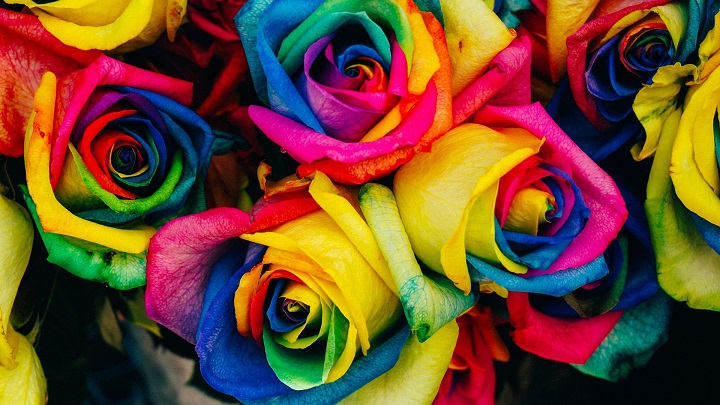
#> input picture images/image.jpeg, 720 x 405 px
$ jupyter execute IM_07_putting_logo_on_image.ipynb
#> lines starting #> are read from the running program, lines starting #| are printed output that depends on the picture; after the words box and inside, x2 and y2 are one past the last pixel; in counts of white or black regions, pixels touching at a corner belong together
[cell 1]
import cv2

[cell 2]
image = cv2.imread("images/image.jpeg")
#> image is the input picture: shape (405, 720, 3); mean B, G, R 43.6, 74.2, 110.7
logo = cv2.imread("images/logo.png")
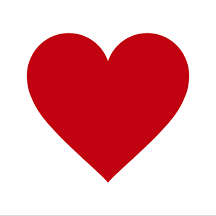
#> input picture images/logo.png, 216 x 216 px
#> logo is the input picture: shape (216, 216, 3); mean B, G, R 171.7, 166.6, 233.2

cv2.imshow("image", image)
cv2.imshow("logo", logo)

cv2.waitKey(0)
cv2.destroyAllWindows()

[cell 3]
logo_gray = cv2.cvtColor(logo, cv2.COLOR_BGR2GRAY)
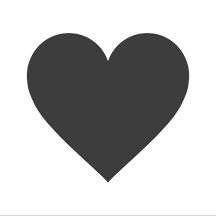
#> logo_gray: shape (216, 216); min 57, max 255, mean 187.2
ret, thresh_logo = cv2.threshold(logo_gray, 120, 255, cv2.THRESH_BINARY_INV)
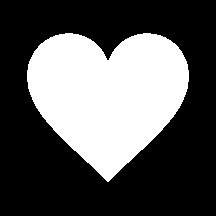
#> thresh_logo: shape (216, 216); 34.7% white; 1 white region, box (x1, y1, x2, y2) and area: (27, 33, 189, 182) 16194
# In threshold image, logo part will be white and other parts will be black.
# Actually the parts of image which have value more than 120, will be counted as 1 and others 0.
# 1 means True and 0 is False.
thresh_logo_inv = cv2.bitwise_not(thresh_logo)  # logo parts are 1 (True)

cv2.imshow("threshold logo", thresh_logo)
cv2.imshow("threshold logo invert", thresh_logo_inv)

cv2.waitKey(0)
cv2.destroyAllWindows()

[cell 4]
rows, columns, channels = logo.shape
#> rows = 216; columns = 216; channels = 3
# shape of an ndarray in numpy determines: (first demension size, second demension size, third demenstion size , ...)
# which are the same as rows, columns and channels in an image. channels (which is 3 here) shows impact of green red and blue.
# we cut the part of image to be filled with logo.
image_part = image[0:rows, 0:columns]
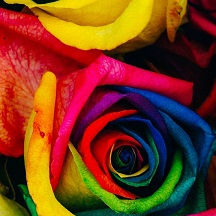
#> image_part: shape (216, 216, 3); mean B, G, R 26.4, 57.6, 119.3

cv2.imshow("image part", image_part)

cv2.waitKey(0)
cv2.destroyAllWindows()

[cell 5]
logo_white_bg = cv2.bitwise_and(logo, logo, mask=thresh_logo)  # Bg of logo will be white
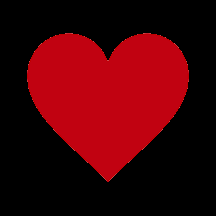
#> logo_white_bg: shape (216, 216, 3); mean B, G, R 5.9, 0.8, 67

empty_part = cv2.bitwise_and(image_part, image_part, mask=thresh_logo_inv)
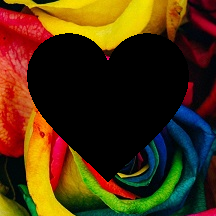
#> empty_part: shape (216, 216, 3); mean B, G, R 13.9, 48.7, 74.2

cv2.imshow("logo no bg", logo_white_bg)
cv2.imshow("image no logo", empty_part)
cv2.waitKey(0)
cv2.destroyAllWindows()
# We have the part of image with a logo shape impty inside it which is filled with black (1).
# Also the logo has a white background (0)
# If we create a new image which has logo_white_bg AND empty_part, we have the part whit logo on it!

[cell 6]
part_result = cv2.add(logo_white_bg, empty_part)
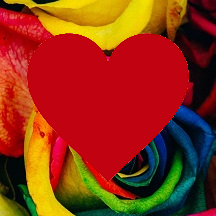
#> part_result: shape (216, 216, 3); mean B, G, R 19.8, 49.5, 141.2
cv2.imshow("part with logo", part_result)
cv2.waitKey(0)
cv2.destroyAllWindows()

[cell 7]
# Now it's time to put the cought part back to the image
image[0:rows, 0:columns] = part_result
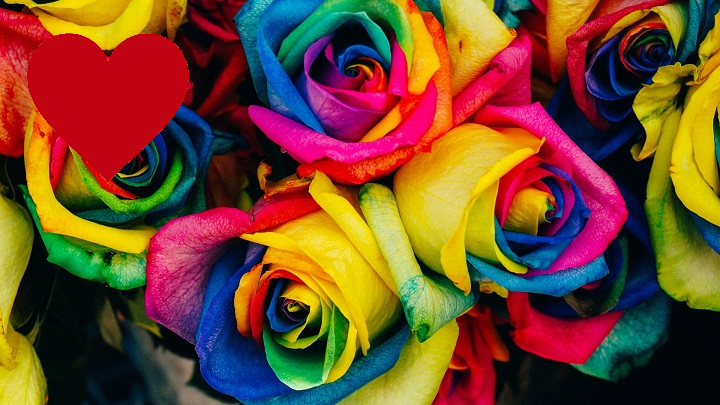
#> image: shape (405, 720, 3); mean B, G, R 42.5, 72.9, 114.2
cv2.imshow("image with logo", image)
cv2.waitKey(0)
cv2.destroyAllWindows()
